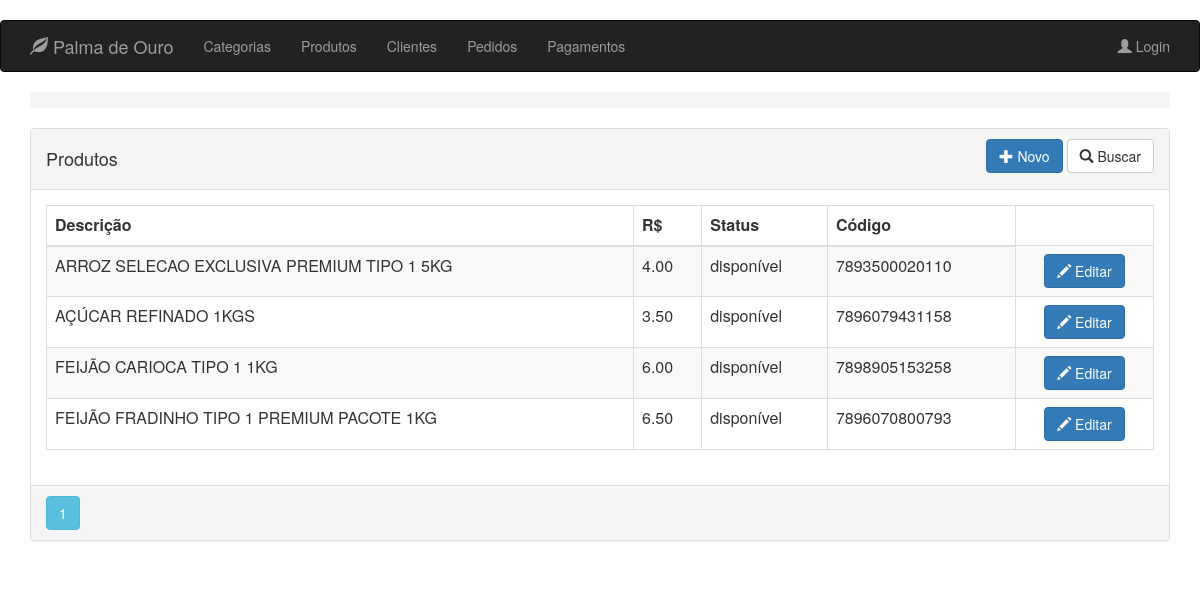
/product, run on an earlier commit of the app's database.
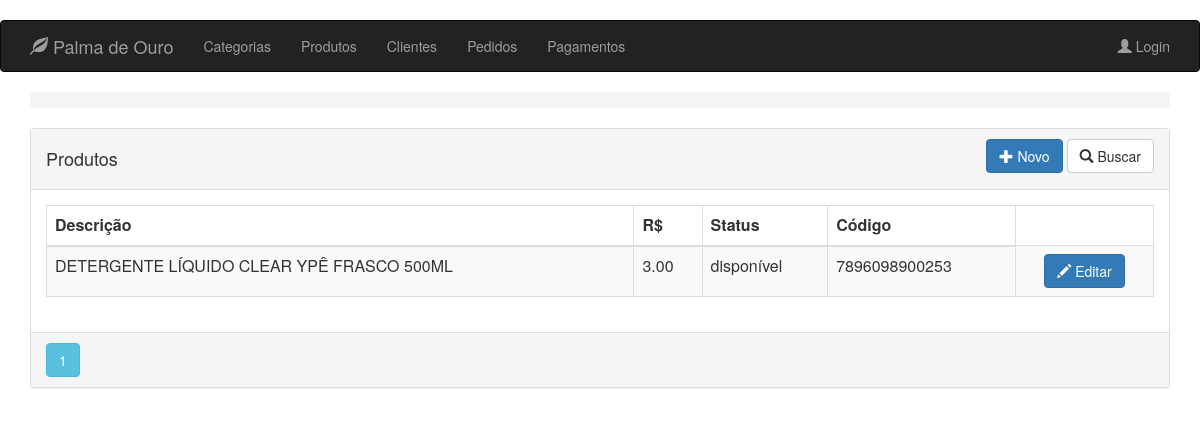
And on a later commit of the database.
### app/models.py (models this page shows, shortened)
class Product(db.Model):
    __tablename__ = 'products'
    id = db.Column(db.Integer, primary_key=True)
    description = db.Column(db.String(64))
    image_file = db.Column(db.String(32), default='default.jpg')
    unit_cost = db.Column(db.Numeric(6, 2), nullable=False)
    is_available = db.Column(db.Boolean, nullable=False)
    code = db.Column(db.String(13), unique=True, nullable=False)
    category_id = db.Column(db.Integer, ForeignKey('categories.id'), nullable=False)
    category = relationship("Category", backref=backref('products', order_by=description))
    __table_args__ = (CheckConstraint(unit_cost >= 0.00, name='unit_cost_positive'),)

### app/routes/product/routes.py (the view)
@blueprint_product.route('/product', methods=['GET'])
@register_breadcrumb(blueprint_product, '.', 'Produtos')
def get_products():
    page = request.args.get('page', 1, type=int)
    products = Product.query.order_by(Product.description).paginate(page=page, per_page=10)
    return render_template('product/list.html', all_products=products)

### app/templates/product/list.html
{% extends "base.html" %}
{% block page_content %}
<div class="panel panel-default">
    <div class="panel-heading">
        <div class="row">
            <div class="col col-xs-6">
                <h4>Produtos</h4>
            </div>
            <div class="col col-xs-6 text-right">
                <a href="{{ url_for('blueprint_product.new_product') }}"
                   class="btn btn-primary">
                    <span class="glyphicon glyphicon-plus"></span>
                    Novo
                </a>
                <a href="{{ url_for('blueprint_product.search_product') }}"
                   class="btn btn-default">
                    <span class="glyphicon glyphicon-search"></span>
                    Buscar
                </a>
            </div>
            <div class="btn-group col-md-4 text-right">
            </div>
        </div>
    </div>
    <div class="panel-body">
        <table class="table table-striped table-responsive table-bordered">
            <thead>
                <tr>
                    <th>Descrição</th>
                    <th>R$</th>
                    <th>Status</th>
                    <th>Código</th>
                </tr>
            </thead>
            <tbody>
                {% for product in all_products.items %}
                <tr>
                    <td>{{ product.description }}</td>
                    <td>{{ product.unit_cost }}</td>
                    {% if product.is_available %}
                    <td>disponível</td>
                    {% else %}
                    <td>indisponível</td>
                    {% endif %}
                    <td>{{ product.code }}</td>
                    <td align="center">
                        <a href="{{ url_for('blueprint_product.update_product',id=product.id) }}"
                           class="btn btn-primary">
                            <i class="glyphicon glyphicon-pencil"></i> Editar
                        </a>
                    </td>
                </tr>
                {% endfor %}
            </tbody>
        </table>
    </div>
    <div class="panel-footer p-0">
        {% for page_number in all_products.iter_pages(left_edge=1,right_edge=1,left_current=1,right_current=2) %}
        {% if page_number %}
        {% if all_products.page == page_number %}
        <a class="btn btn-info mb-4"
           href="{{ url_for('blueprint_product.get_products',page=page_number) }}">{{ page_number }}</a>
        {% else %}
        <a class="btn btn-outline-info mb-4"
           href="{{ url_for('blueprint_product.get_products',page=page_number) }}">{{ page_number }}</a>
        {% endif %}
        {% else %}
        ...
        {% endif %}
        {% endfor %}
    </div>
</div>
{% endblock %}

### app/templates/base.html (shortened to what this page needs)
﻿{% extends "bootstrap/base.html" %}
    {% block head %}
    {{ super() }}
    {% endblock %}
    {% block navbar %}
    <header>
        <nav class="navbar navbar-inverse">
            <div class="container">
                <div class="navbar-header">
                    <a class="navbar-brand" href="{{ url_for('blueprint_client.get_clients') }}">
                        <span class="glyphicon glyphicon-leaf"></span> Palma de Ouro
                    </a>
                </div>
                <ul class="nav navbar-nav">
                    <li>
                        <a class="nav-item nav-link"
                           href="{{ url_for('blueprint_category.get_categories') }}">Categorias</a>
                    </li>
                    <li>
                        <a class="nav-item nav-link" href="{{ url_for('blueprint_product.get_products') }}">Produtos</a>
                    </li>
                    <li>
                        <a class="nav-item nav-link"
                           href="{{ url_for('blueprint_client.get_clients') }}">Clientes</a>
                    </li>
                    <li>
                        <a class="nav-item nav-link"
                           href="{{ url_for('blueprint_order.get_orders') }}">Pedidos</a>
                    </li>
                    <li>
                        <a class="nav-item nav-link"
                           href="{{ url_for('blueprint_payment.get_payment') }}">Pagamentos</a>
                    </li>
                </ul>
                <ul class="nav navbar-nav navbar-right">
                    {% if current_user.is_authenticated %}
                    <li>
                        <a class="nav-item nav-link" href="{{ url_for('blueprint_clerk.account') }}">
                            <span class="glyphicon glyphicon-user"></span>
                            {{ current_user.name }}
                        </a>
                        <div id="clerk-id" data-url="{{ current_user.id }}"></div>
                    </li>
                    <li>
                        <a class="nav-item nav-link" href="{{ url_for('blueprint_clerk.logout') }}">
                            <span class="glyphicon glyphicon-log-in"></span>
                            Logout
                        </a>
                    </li>
                    {% else %}
                    <li>
                        <a class="nav-item nav-link" href="{{ url_for('blueprint_clerk.login') }}">
                            <span class="glyphicon glyphicon-user"></span> Login
                        </a>
                    </li>
                    {% endif %}
                </ul>
            </div>
        </nav>
        <div class="container pt-3">
            <nav aria-label="breadcrumb">
                <ol class="breadcrumb primary-color">
                </ol>
            </nav>
        </div>
    </header>
    {% endblock %}
        {% block content  %}
        <div class="container pt-3">
            {% block page_content %}
            {% endblock %}
        </div>
        {% endblock %}

What changed in the data, as far as the page shows it:
removed Product: description "AÇÚCAR REFINADO 1KGS", unit_cost "3.50", is_available "disponível", code "7896079431158"
removed Product: description "FEIJÃO CARIOCA TIPO 1 1KG", unit_cost "6.00", is_available "disponível", code "7898905153258"
removed Product: description "FEIJÃO FRADINHO TIPO 1 PREMIUM PACOTE 1KG", unit_cost "6.50", is_available "disponível", code "7896070800793"
changed Product: description "ARROZ SELECAO EXCLUSIVA PREMIUM TIPO 1 5KG" → "DETERGENTE LÍQUIDO CLEAR YPÊ FRASCO 500ML"; unit_cost "4.00" → "3.00"; code "7893500020110" → "7896098900253"
